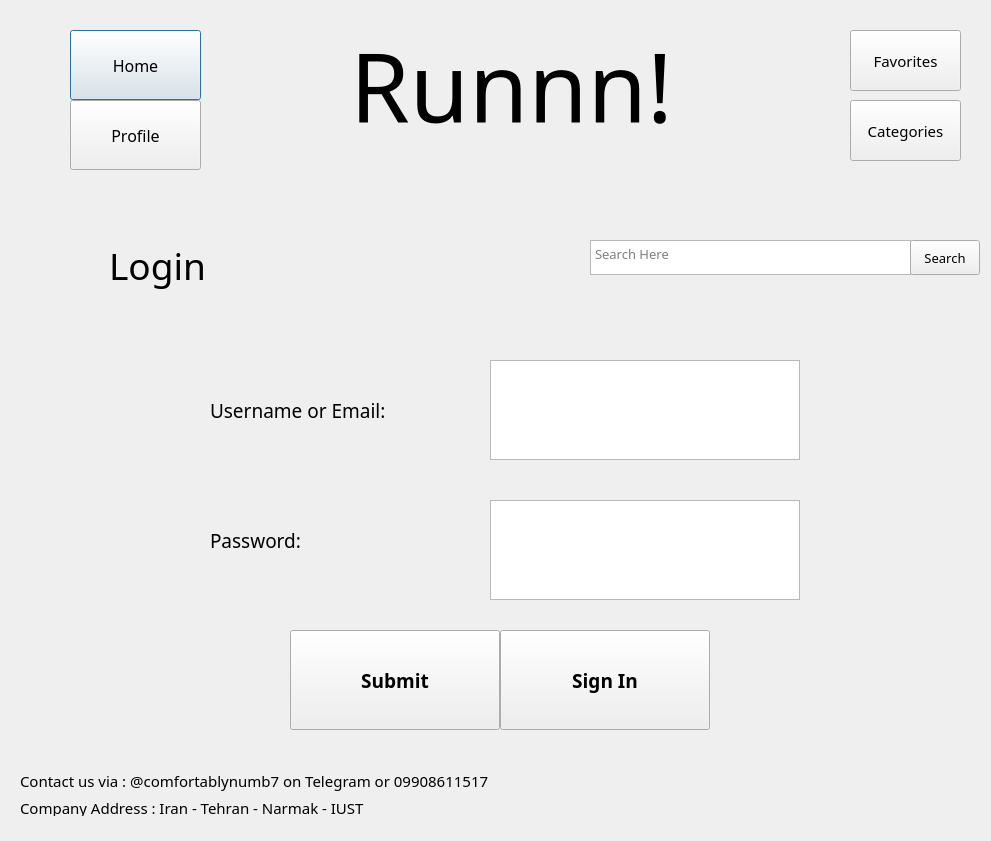
<?xml version="1.0" encoding="UTF-8"?>
<ui version="4.0">
 <class>Dialog</class>
 <widget class="QDialog" name="Dialog">
  <property name="geometry">
   <rect>
    <x>0</x>
    <y>0</y>
    <width>991</width>
    <height>841</height>
   </rect>
  </property>
  <property name="font">
   <font>
    <family>Cooper Black</family>
   </font>
  </property>
  <property name="windowTitle">
   <string>Dialog</string>
  </property>
  <widget class="QLabel" name="label">
   <property name="geometry">
    <rect>
     <x>350</x>
     <y>-30</y>
     <width>381</width>
     <height>231</height>
    </rect>
   </property>
   <property name="font">
    <font>
     <family>Pristina</family>
     <pointsize>72</pointsize>
    </font>
   </property>
   <property name="text">
    <string>Runnn!</string>
   </property>
  </widget>
  <widget class="QPushButton" name="HomeButton">
   <property name="geometry">
    <rect>
     <x>70</x>
     <y>30</y>
     <width>131</width>
     <height>70</height>
    </rect>
   </property>
   <property name="font">
    <font>
     <family>Cooper Black</family>
     <pointsize>12</pointsize>
    </font>
   </property>
   <property name="text">
    <string>Home</string>
   </property>
  </widget>
  <widget class="QPushButton" name="ProfileButton">
   <property name="geometry">
    <rect>
     <x>70</x>
     <y>100</y>
     <width>131</width>
     <height>70</height>
    </rect>
   </property>
   <property name="font">
    <font>
     <family>Cooper Black</family>
     <pointsize>12</pointsize>
    </font>
   </property>
   <property name="text">
    <string>Profile</string>
   </property>
  </widget>
  <widget class="QLabel" name="PageTitle">
   <property name="geometry">
    <rect>
     <x>0</x>
     <y>230</y>
     <width>315</width>
     <height>70</height>
    </rect>
   </property>
   <property name="font">
    <font>
     <family>Cooper Black</family>
     <pointsize>28</pointsize>
     <weight>50</weight>
     <bold>false</bold>
    </font>
   </property>
   <property name="text">
    <string>Login</string>
   </property>
   <property name="alignment">
    <set>Qt::AlignCenter</set>
   </property>
  </widget>
  <widget class="QLabel" name="NameInputLabel">
   <property name="geometry">
    <rect>
     <x>210</x>
     <y>360</y>
     <width>231</width>
     <height>100</height>
    </rect>
   </property>
   <property name="font">
    <font>
     <family>Cooper Black</family>
     <pointsize>14</pointsize>
     <weight>50</weight>
     <bold>false</bold>
    </font>
   </property>
   <property name="text">
    <string>Username or Email:</string>
   </property>
  </widget>
  <widget class="QLabel" name="PasswordInputLabel">
   <property name="geometry">
    <rect>
     <x>210</x>
     <y>490</y>
     <width>210</width>
     <height>100</height>
    </rect>
   </property>
   <property name="font">
    <font>
     <family>Cooper Black</family>
     <pointsize>14</pointsize>
     <weight>50</weight>
     <bold>false</bold>
    </font>
   </property>
   <property name="text">
    <string>Password:</string>
   </property>
  </widget>
  <widget class="QPushButton" name="SubmitButton">
   <property name="geometry">
    <rect>
     <x>290</x>
     <y>630</y>
     <width>210</width>
     <height>100</height>
    </rect>
   </property>
   <property name="font">
    <font>
     <family>Cooper Black</family>
     <pointsize>14</pointsize>
     <weight>75</weight>
     <bold>true</bold>
    </font>
   </property>
   <property name="text">
    <string>Submit</string>
   </property>
  </widget>
  <widget class="QPushButton" name="SignInButton">
   <property name="geometry">
    <rect>
     <x>500</x>
     <y>630</y>
     <width>210</width>
     <height>100</height>
    </rect>
   </property>
   <property name="font">
    <font>
     <family>Cooper Black</family>
     <pointsize>14</pointsize>
     <weight>75</weight>
     <bold>true</bold>
    </font>
   </property>
   <property name="text">
    <string>Sign In</string>
   </property>
   <property name="checkable">
    <bool>false</bool>
   </property>
   <property name="checked">
    <bool>false</bool>
   </property>
   <property name="autoRepeat">
    <bool>false</bool>
   </property>
   <property name="autoDefault">
    <bool>false</bool>
   </property>
   <property name="default">
    <bool>false</bool>
   </property>
   <property name="flat">
    <bool>false</bool>
   </property>
   <property name="Wrap" stdset="0">
    <bool>false</bool>
   </property>
  </widget>
  <widget class="QTextEdit" name="PasswordInput">
   <property name="geometry">
    <rect>
     <x>490</x>
     <y>500</y>
     <width>310</width>
     <height>100</height>
    </rect>
   </property>
   <property name="font">
    <font>
     <family>Cooper Black</family>
     <pointsize>14</pointsize>
    </font>
   </property>
  </widget>
  <widget class="QTextEdit" name="NameInput">
   <property name="geometry">
    <rect>
     <x>490</x>
     <y>360</y>
     <width>310</width>
     <height>100</height>
    </rect>
   </property>
   <property name="font">
    <font>
     <family>Cooper Black</family>
     <pointsize>14</pointsize>
    </font>
   </property>
  </widget>
  <widget class="QTextEdit" name="SearchBox">
   <property name="geometry">
    <rect>
     <x>590</x>
     <y>240</y>
     <width>321</width>
     <height>35</height>
    </rect>
   </property>
   <property name="font">
    <font>
     <family>Cooper Black</family>
     <pointsize>10</pointsize>
    </font>
   </property>
   <property name="sizeAdjustPolicy">
    <enum>QAbstractScrollArea::AdjustToContents</enum>
   </property>
   <property name="tabChangesFocus">
    <bool>false</bool>
   </property>
   <property name="placeholderText">
    <string>Search Here</string>
   </property>
  </widget>
  <widget class="QPushButton" name="SearchButton">
   <property name="geometry">
    <rect>
     <x>910</x>
     <y>240</y>
     <width>70</width>
     <height>35</height>
    </rect>
   </property>
   <property name="font">
    <font>
     <family>Cooper Black</family>
     <pointsize>10</pointsize>
    </font>
   </property>
   <property name="text">
    <string>Search</string>
   </property>
  </widget>
  <widget class="QLabel" name="label_2">
   <property name="geometry">
    <rect>
     <x>20</x>
     <y>770</y>
     <width>481</width>
     <height>21</height>
    </rect>
   </property>
   <property name="font">
    <font>
     <family>Cooper Black</family>
     <pointsize>11</pointsize>
    </font>
   </property>
   <property name="text">
    <string>Contact us via : @comfortablynumb7 on Telegram or 09908611517</string>
   </property>
  </widget>
  <widget class="QLabel" name="label_3">
   <property name="geometry">
    <rect>
     <x>20</x>
     <y>800</y>
     <width>411</width>
     <height>16</height>
    </rect>
   </property>
   <property name="font">
    <font>
     <family>Cooper Black</family>
     <pointsize>11</pointsize>
    </font>
   </property>
   <property name="text">
    <string>Company Address : Iran - Tehran - Narmak - IUST</string>
   </property>
  </widget>
  <widget class="QPushButton" name="FavoritesButton">
   <property name="geometry">
    <rect>
     <x>850</x>
     <y>30</y>
     <width>111</width>
     <height>61</height>
    </rect>
   </property>
   <property name="font">
    <font>
     <family>Cooper Black</family>
     <pointsize>11</pointsize>
    </font>
   </property>
   <property name="text">
    <string>Favorites</string>
   </property>
  </widget>
  <widget class="QPushButton" name="CategoriesButton">
   <property name="geometry">
    <rect>
     <x>850</x>
     <y>100</y>
     <width>111</width>
     <height>61</height>
    </rect>
   </property>
   <property name="font">
    <font>
     <family>Cooper Black</family>
     <pointsize>11</pointsize>
    </font>
   </property>
   <property name="text">
    <string>Categories</string>
   </property>
  </widget>
 </widget>
 <resources/>
 <connections/>
</ui>
